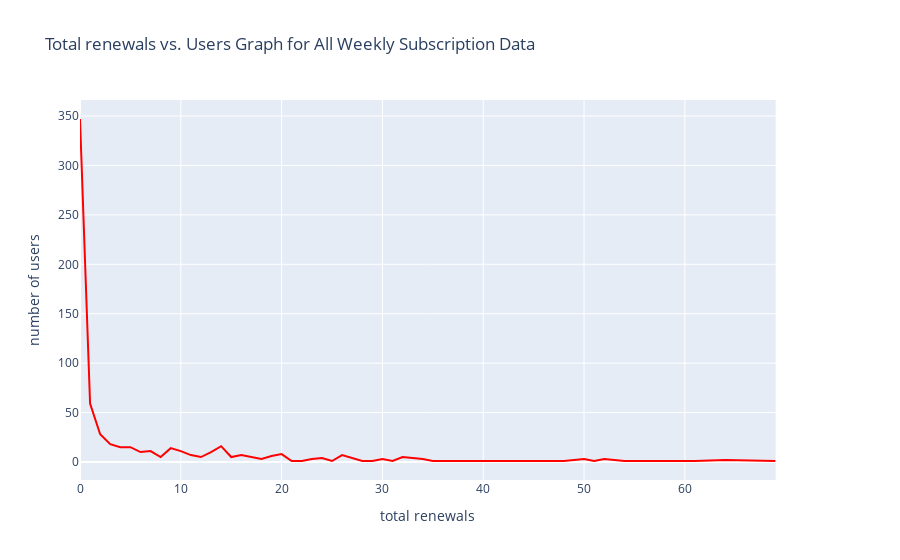

The cell this chart's notebook holds for it:
### Markdown cell above
##### As we can see, the lifetime for a weekly subscription looks unrealistic. If we plot renewals for all the weekly subscription data, we will see that it is relatively uniform and similar to the standard view of the lifetime plot.

### Code cell
df_w_describe = df_w.groupby('total_renewals').describe()
total_renewals_week = df_w_describe.total_spent['count'].index.tolist()
number_of_users_week = df_w_describe.total_spent['count'].tolist()

name = 'Total renewals vs. Users Graph for All Weekly Subscription Data'
xaxis_name = 'total renewals'
yaxis_name = 'number of users'
plotting(total_renewals_week, number_of_users_week, name, xaxis_name, yaxis_name)

### Figure 1 — Plotly figure (JSON) as saved in the notebook; plotly's stock layout.template omitted (floating-point values rounded to 4 significant figures)
{"data": [{"marker": {"color": "red"}, "type": "scatter", "x": [0, 1, 2, 3, 4, 5, 6, 7, 8, 9, 10, 11, 12, 13, 14, 15, 16, 17, 18, 19, 20, 21, 22, 23, 24, 25, 26, 28, 29, 30, 31, 32, 34, 35, 36, 43, 44, 45, 47, 48, 50, 51, 52, 54, 55, 57, 61, 64, 69], "xaxis": "x", "y": [347, 59, 28, 18, 15, 15, 10, 11, 5, 14, 11, 7, 5, 10, 16, 5, 7, 5, 3, 6, 8, 1, 1, 3, 4, 1, 7, 1, 1, 3, 1, 5, 3, 1, 1, 1, 1, 1, 1, 1, 3, 1, 3, 1, 1, 1, 1, 2, 1], "yaxis": "y"}], "layout": {"title": {"text": "Total renewals vs. Users Graph for All Weekly Subscription Data"}, "xaxis": {"anchor": "y", "domain": [0, 0.94], "title": {"text": "total renewals"}}, "yaxis": {"anchor": "x", "domain": [0, 1], "title": {"text": "number of users"}}, "yaxis2": {"anchor": "x", "overlaying": "y", "side": "right"}}}
